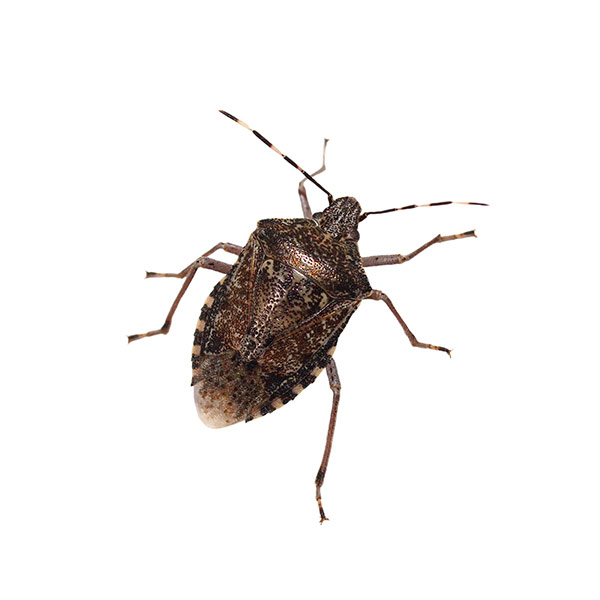
#> input picture linear algebra/stinkbug4.JPG, 600 x 600 px, found by its file name
$ python la_w4_ex3_12.py
#> lines starting #> are read from the running program, lines starting #| are printed output that depends on the picture
import numpy as np
from skimage.transform import rescale
import matplotlib.pyplot as plt
import matplotlib.image as mpimg


# ---------- 1. GÖRSELİ OKU VE HAZIRLA ----------

img = mpimg.imread('/Users/sedadulger/PyCharmProjects/linear algebra/stinkbug4.JPG')
#> img is the input picture: shape (600, 600, 3); mean R, G, B 240.7, 238.6, 237.7

# Görseli küçült
img = rescale(img, 0.2)
#> img: shape (120, 120, 1) float64

# Kenarları kırp
img = np.delete(img, np.arange(20), axis=0)
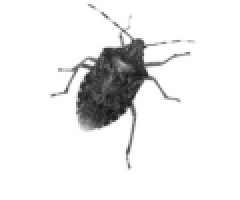
#> img: shape (100, 120, 1) float64 (shown 2 times larger); min 0.0848, max 1, mean 0.924
img = np.delete(img, np.arange(80, 100), axis=0)
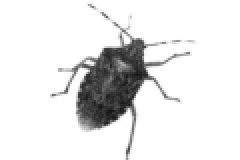
#> img: shape (80, 120, 1) float64 (shown 2 times larger); min 0.0848, max 1, mean 0.905
img = np.delete(img, np.arange(20), axis=1)
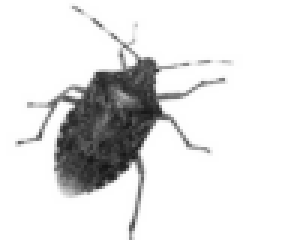
#> img: shape (80, 100, 1) float64 (shown 3 times larger); min 0.0848, max 1, mean 0.887
img = np.delete(img, np.arange(80, 100), axis=1)
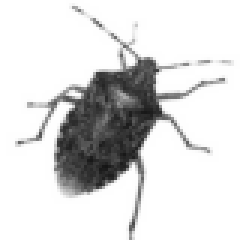
#> img: shape (80, 80, 1) float64 (shown 3 times larger); min 0.0848, max 1, mean 0.858

# Renk eşikleme (siyah pikselleri bulmak için)
col = np.zeros(img.shape[0] * img.shape[1])
#> col = 6400 values from 0 to 0
k = 0
for i in np.arange(img.shape[0]):
    for j in np.arange(img.shape[1]):
        col[k] = np.round(0.99 * img[i, j, :], 0)
        k += 1
#> after the loop, col = 6400 values, max 1 at index 0, min 0 at index 266, mean 0.832; k = 6400

# (x, y) koordinatlarını oluştur
image = np.array([
    np.repeat(np.arange(img.shape[0]), img.shape[1]),
    np.tile(np.arange(img.shape[1]), img.shape[0])
]).T

# Görüntüyü merkeze taşı
image[:, 0] -= 40
image[:, 1] -= 40

# Sadece siyah pikselleri seç
image = image[col == 0, :]
#> image = 1074 pairs, first value -37 to 36, second value -34 to 34

# ---------- 2. GÖRSELİN İLK HALİNİ ÇİZ ----------
plt.plot(image[:, 0], image[:, 1], "o", color="black")
plt.axis("square")
plt.xlim(-40, 40)
plt.ylim(-40, 40)
plt.title("Original image")
plt.show()

# ---------- 3. MATRİSLERİ TANIMLA ----------

A = np.array([[0, 1],
              [1, 0]])

B = np.array([[2, 0],
              [0, 1]])

C = np.array([[0, -1],
              [-1, 0]])

print("A:", A.shape)
print("B:", B.shape)
print("C:", C.shape)
print("image:", image.shape)  # (1074, 2)
#| image: (1074, 2)


# ---------- 4. ÇARPIM YORUMU ----------
# No, the matrices A, B, and C cannot be multiplied with the matrix 'image'
# in its current form, because the inner dimensions do not match.
# After transposing 'image' (image = image.T) the multiplication becomes possible,
# but only from the left side.

# ---------- 5. TRANSPOZ AL VE ÇARPIM YAP ----------

image = image.T  # (1074, 2) → (2, 1074)

# Şimdi matrislerle çarpım mümkün
image_A = A @ image
image_B = B @ image
image_C = C @ image


# ---------- 6. PLOT FONKSİYONU ----------

def plot_image(image_mat, title):
    plt.plot(image_mat[0, :], image_mat[1, :], "o", color="black")
    plt.axis("square")
    plt.xlim(-40, 40)
    plt.ylim(-40, 40)
    plt.title(title)
    plt.show(block=True)


# ---------- 7. HER BİR DÖNÜŞÜMÜ GÖSTER ----------

# For each of the matrices 𝑋 = 𝐴, 𝐵, 𝐶 define image_X as the product of X and image.
# Plot the resulting images using the above function.
# How has the image been transformed by these matrices?


plot_image(image, "Original image")
plot_image(image_A, "Transformed by A")
plot_image(image_B, "Transformed by B")
plot_image(image_C, "Transformed by C")

# A @ image  → swaps x and y coordinates  → reflection across the line y = x
# (x ve y koordinatlarını değiştirir → y = x doğrusu boyunca yansıma)

# B @ image  → stretches the image along the x-axis (x values doubled)
# (x ekseninde 2 kat genişletir → yatay yönde uzama)

# C @ image  → rotates and reflects the image (combination of 180° rotation and mirroring)
# (görüntüyü 180° döndürür ve yansıtır → ters çevirme etkisi)

# Transform the bug first with A and then with B. Then reverse the order of A and B.
# Is the result the same? Repeat with the matrices A and C.

# ---------- Transformations ----------
# A → then B
image_AB = B @ (A @ image)

# B → then A
image_BA = A @ (B @ image)

# A → then C
image_AC = C @ (A @ image)

# C → then A
image_CA = A @ (C @ image)

# ---------- Plot Results ----------
plot_image(image_AB, "Transformed by A then B")
#> in plot_image (call 5), `plt.show(block=True)`:
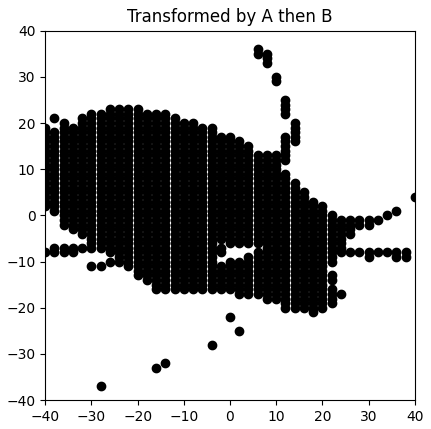
#> figure drawn by matplotlib, 1 panel
plot_image(image_BA, "Transformed by B then A")
#> in plot_image (call 6), `plt.show(block=True)`:
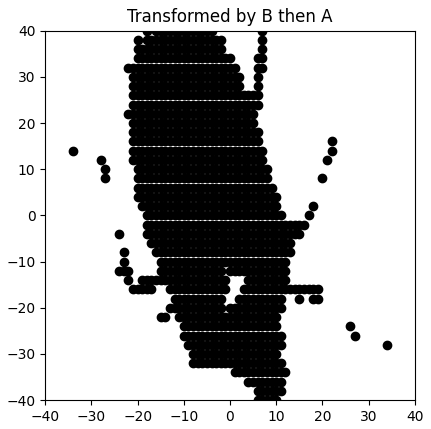
#> figure drawn by matplotlib, 1 panel
plot_image(image_AC, "Transformed by A then C")
#> in plot_image (call 7), `plt.show(block=True)`:
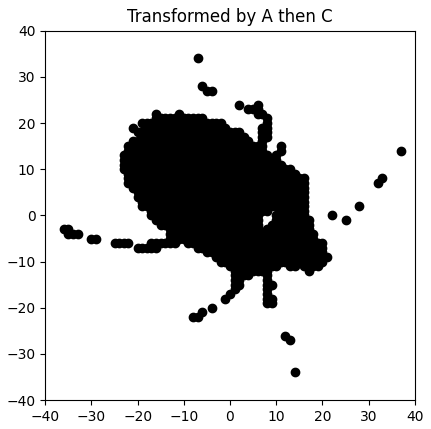
#> figure drawn by matplotlib, 1 panel
plot_image(image_CA, "Transformed by C then A")

# ---------- Answer ----------
# No, the results are not the same.
# Matrix multiplication is not commutative (A @ B ≠ B @ A),
# so transforming with A then B gives a different result than B then A.
# The same applies to A and C — the order of transformations matters.
# (Hayır, sonuçlar aynı değildir. Matris çarpımı değişmeli değildir,
# bu yüzden dönüşümlerin sırası sonucu değiştirir.)


# Confirm your observations from Part d) by calculating the products A·B, B·A, A·C, and C·A by hand.

A = np.array([[0, 1],
              [1, 0]])

B = np.array([[2, 0],
              [0, 1]])

C = np.array([[0, -1],
              [-1, 0]])

# ---------- Calculate matrix products ----------
AB = A @ B
BA = B @ A
AC = A @ C
CA = C @ A

print("A·B =\n", AB)
print("B·A =\n", BA)
print("A·C =\n", AC)
print("C·A =\n", CA)

# ---------- Results ----------
# A·B = [[0 1]
#        [2 0]]
#
# B·A = [[0 2]
#        [1 0]]
#
# A·C = [[-1 0]
#        [ 0 -1]]
#
# C·A = [[-1 0]
#        [ 0 -1]]

# ---------- Answer ----------
# A·B ≠ B·A → matrix multiplication is not commutative.
# The order of transformations changes the result.
# (A·B, B·A'dan farklıdır — matris çarpımı değişmeli değildir.)
#
# However, A·C = C·A → these two matrices commute.
# (Ama A ve C'nin çarpımı aynıdır → bu iki matris değişmelidir, sıraları fark etmez.)
